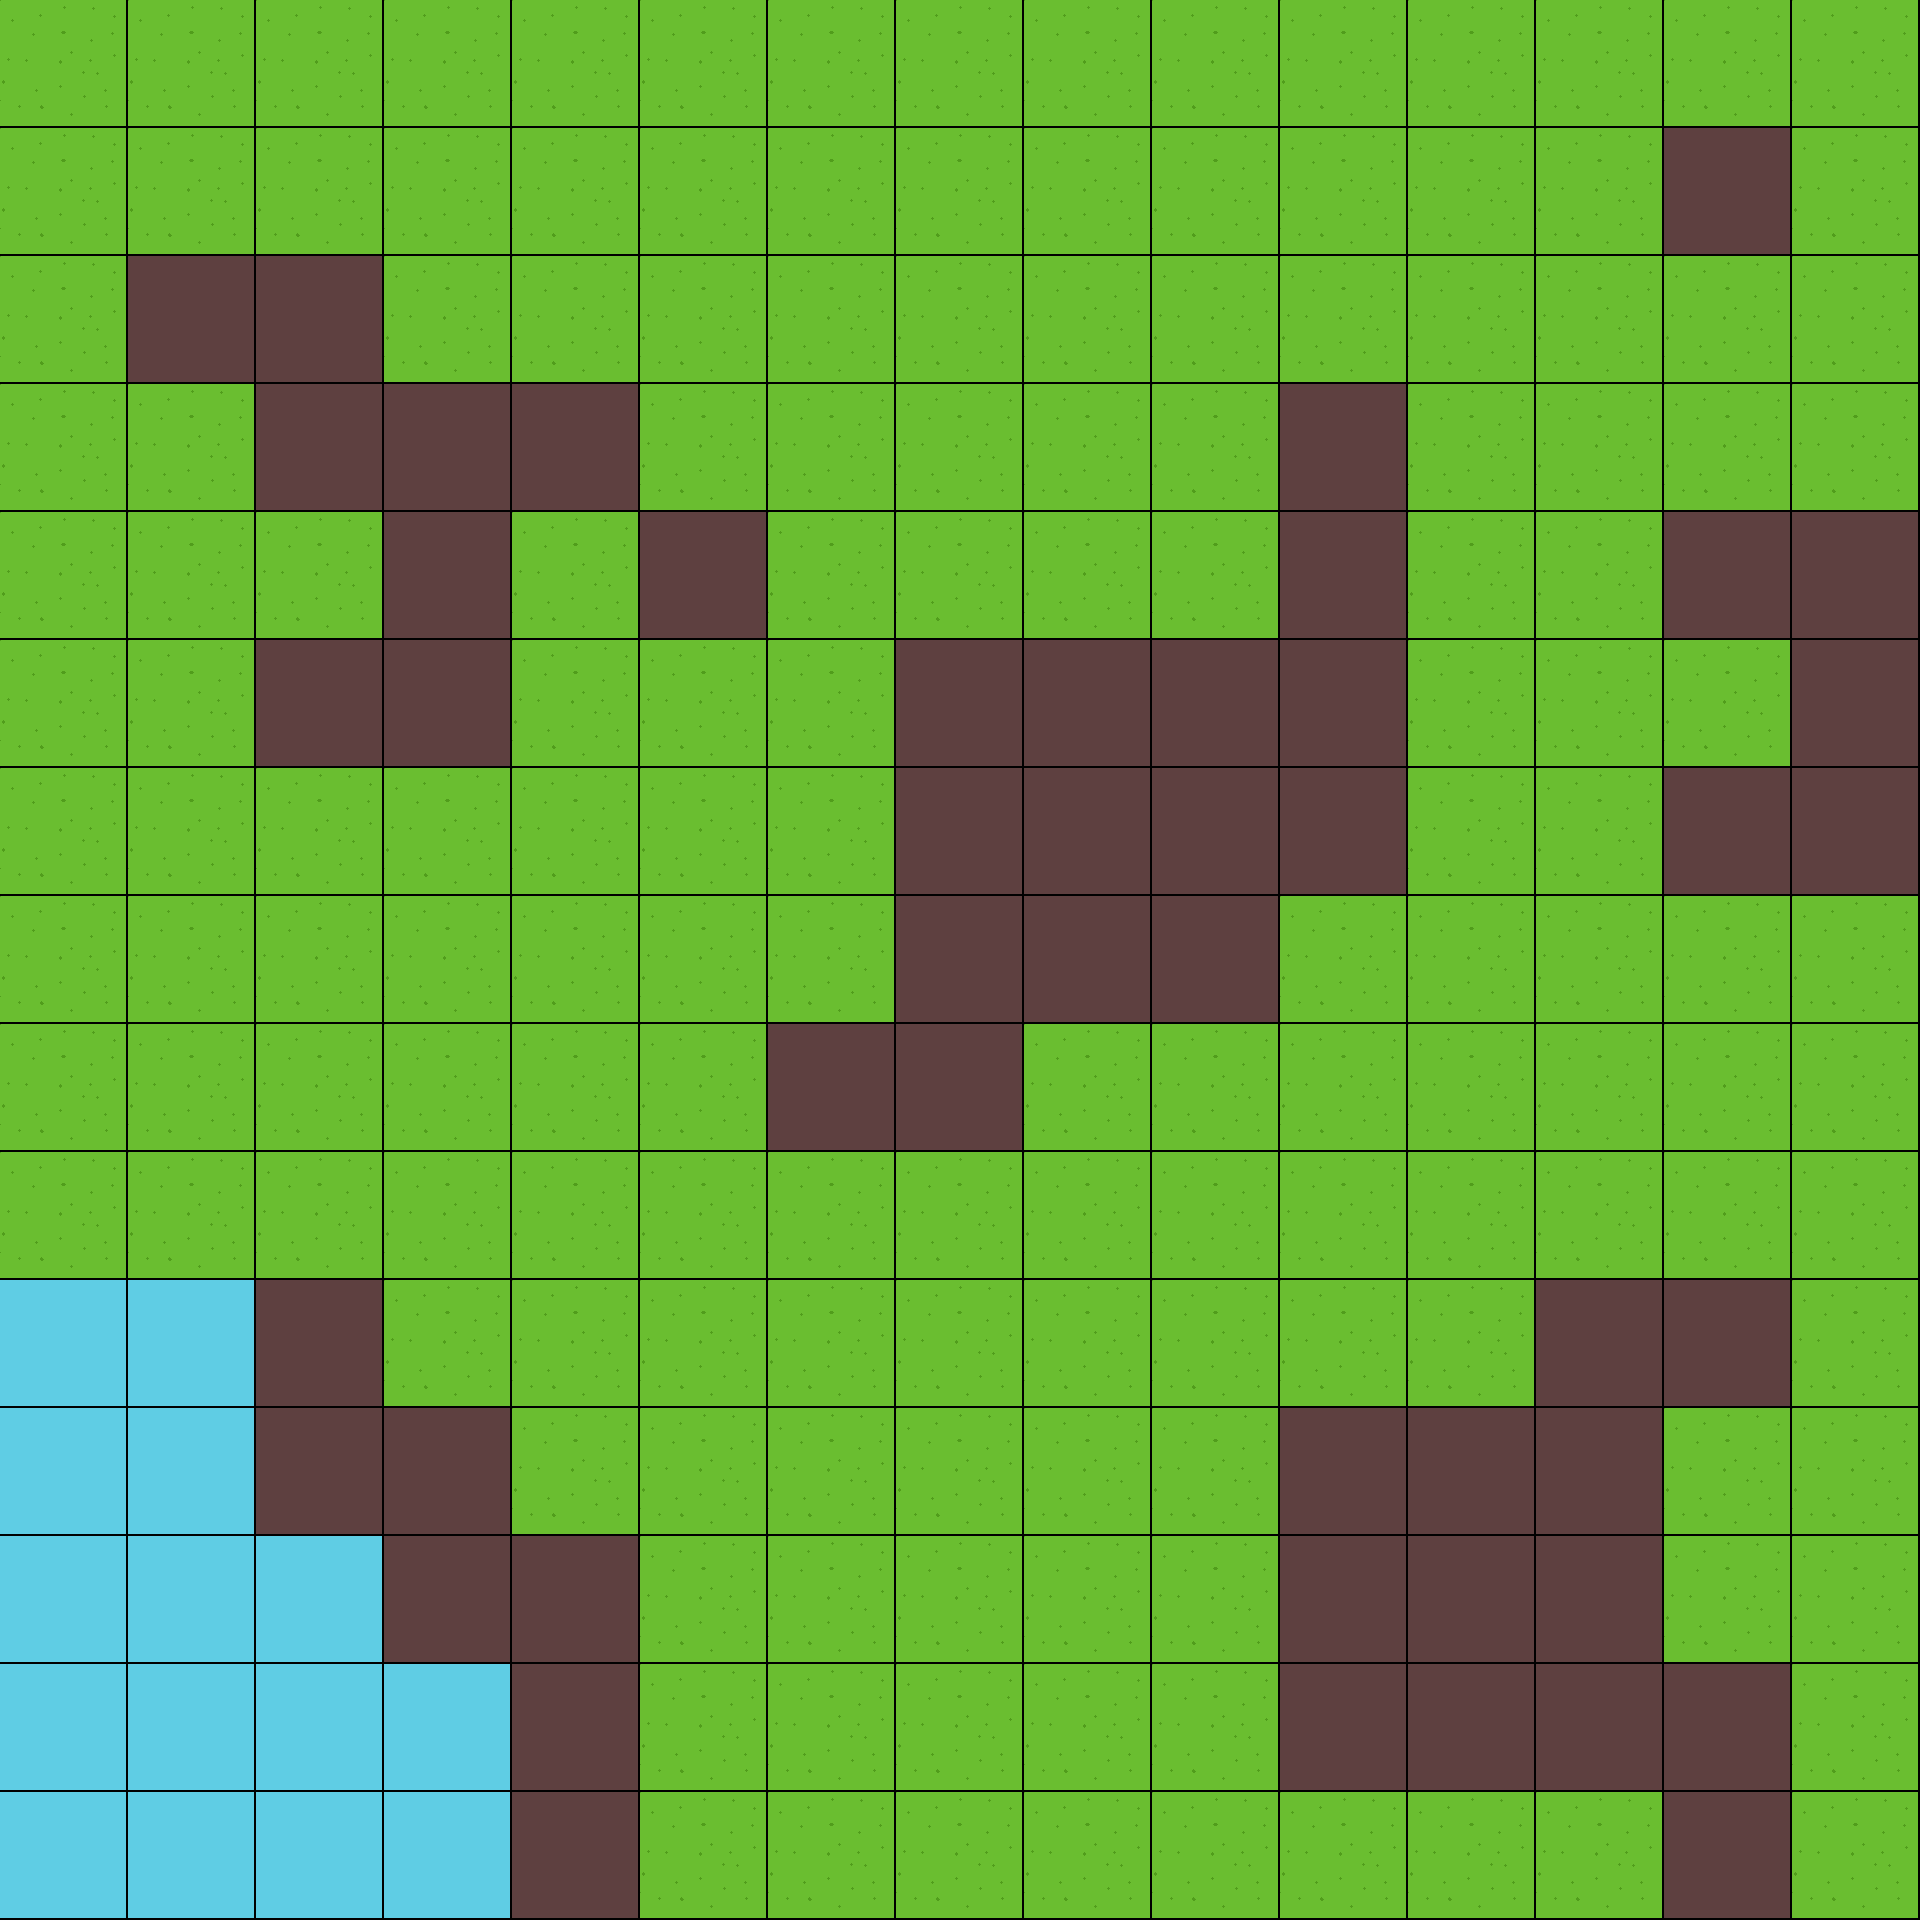

This is a level from a 2D game, rendered from its Tiled map with the project's own tilesets. A one-line summary and the complete map file follow:
An orthogonal 15x15 tile map with 128x128 px tiles, 1 tile layer (background) and 4 objects.

<map version="1.2" tiledversion="2019.05.08" orientation="orthogonal" renderorder="right-down" width="15" height="15" tilewidth="128" tileheight="128" infinite="0" nextlayerid="3" nextobjectid="6">
 <tileset firstgid="1" source="Tileset_test.tsx" />
 <layer id="1" name="background" width="15" height="15">
  <data encoding="csv">
2,2,2,2,2,2,2,2,2,2,2,2,2,2,2,
2,2,2,2,2,2,2,2,2,2,2,2,2,1,2,
2,1,1,2,2,2,2,2,2,2,2,2,2,2,2,
2,2,1,1,1,2,2,2,2,2,1,2,2,2,2,
2,2,2,1,2,1,2,2,2,2,1,2,2,1,1,
2,2,1,1,2,2,2,1,1,1,1,2,2,2,1,
2,2,2,2,2,2,2,1,1,1,1,2,2,1,1,
2,2,2,2,2,2,2,1,1,1,2,2,2,2,2,
2,2,2,2,2,2,1,1,2,2,2,2,2,2,2,
2,2,2,2,2,2,2,2,2,2,2,2,2,2,2,
3,3,1,2,2,2,2,2,2,2,2,2,1,1,2,
3,3,1,1,2,2,2,2,2,2,1,1,1,2,2,
3,3,3,1,1,2,2,2,2,2,1,1,1,2,2,
3,3,3,3,1,2,2,2,2,2,1,1,1,1,2,
3,3,3,3,1,2,2,2,2,2,2,2,2,1,2
</data>
 </layer>
 <objectgroup id="2" name="colliders">
  <object id="1" x="0" y="1280" width="256" height="128" />
  <object id="2" x="128" y="1408" width="128" height="128" />
  <object id="3" x="256" y="1536" width="128" height="128" />
  <object id="5" x="384" y="1664" width="128" height="256" />
 </objectgroup>
</map>